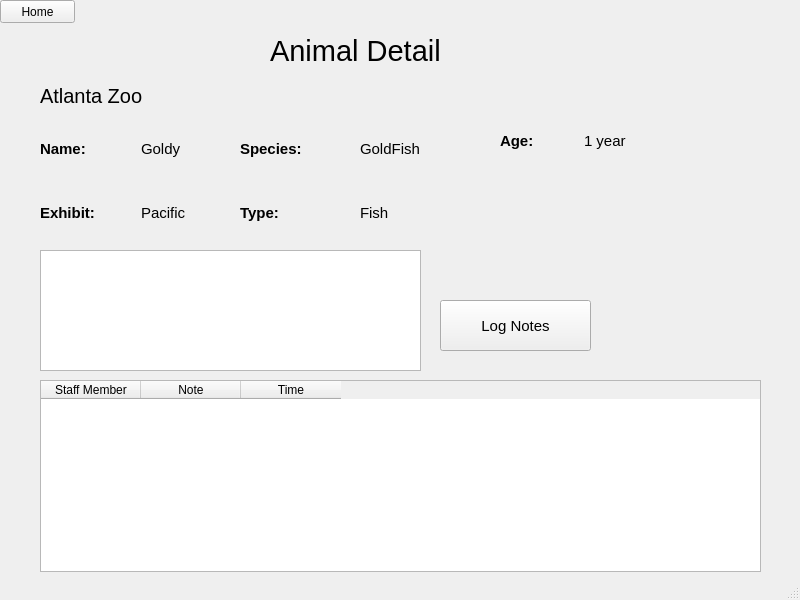
<?xml version="1.0" encoding="UTF-8"?>
<ui version="4.0">
 <class>MainWindow</class>
 <widget class="QMainWindow" name="MainWindow">
  <property name="geometry">
   <rect>
    <x>0</x>
    <y>0</y>
    <width>800</width>
    <height>600</height>
   </rect>
  </property>
  <property name="windowTitle">
   <string>MainWindow</string>
  </property>
  <widget class="QWidget" name="centralwidget">
   <widget class="QPushButton" name="pushButton">
    <property name="geometry">
     <rect>
      <x>0</x>
      <y>0</y>
      <width>75</width>
      <height>23</height>
     </rect>
    </property>
    <property name="text">
     <string>Home</string>
    </property>
   </widget>
   <widget class="QLabel" name="label">
    <property name="geometry">
     <rect>
      <x>270</x>
      <y>30</y>
      <width>311</width>
      <height>41</height>
     </rect>
    </property>
    <property name="font">
     <font>
      <family>MS Sans Serif</family>
      <pointsize>22</pointsize>
     </font>
    </property>
    <property name="text">
     <string>Animal Detail</string>
    </property>
   </widget>
   <widget class="QLabel" name="label_2">
    <property name="geometry">
     <rect>
      <x>40</x>
      <y>80</y>
      <width>271</width>
      <height>31</height>
     </rect>
    </property>
    <property name="font">
     <font>
      <family>MS Sans Serif</family>
      <pointsize>15</pointsize>
     </font>
    </property>
    <property name="text">
     <string>Atlanta Zoo</string>
    </property>
   </widget>
   <widget class="QPlainTextEdit" name="plainTextEdit">
    <property name="geometry">
     <rect>
      <x>40</x>
      <y>250</y>
      <width>381</width>
      <height>121</height>
     </rect>
    </property>
    <property name="font">
     <font>
      <family>MS Sans Serif</family>
      <pointsize>12</pointsize>
     </font>
    </property>
   </widget>
   <widget class="QPushButton" name="pushButton_2">
    <property name="geometry">
     <rect>
      <x>440</x>
      <y>300</y>
      <width>151</width>
      <height>51</height>
     </rect>
    </property>
    <property name="font">
     <font>
      <family>MS Sans Serif</family>
      <pointsize>11</pointsize>
     </font>
    </property>
    <property name="text">
     <string>Log Notes</string>
    </property>
   </widget>
   <widget class="QTableWidget" name="tableWidget">
    <property name="geometry">
     <rect>
      <x>40</x>
      <y>380</y>
      <width>721</width>
      <height>192</height>
     </rect>
    </property>
    <column>
     <property name="text">
      <string>Staff Member</string>
     </property>
    </column>
    <column>
     <property name="text">
      <string>Note</string>
     </property>
    </column>
    <column>
     <property name="text">
      <string>Time</string>
     </property>
    </column>
   </widget>
   <widget class="QWidget" name="layoutWidget">
    <property name="geometry">
     <rect>
      <x>240</x>
      <y>120</y>
      <width>121</width>
      <height>121</height>
     </rect>
    </property>
    <layout class="QVBoxLayout" name="verticalLayout_3">
     <item>
      <widget class="QLabel" name="label_13">
       <property name="font">
        <font>
         <family>MS Sans Serif</family>
         <pointsize>11</pointsize>
         <weight>75</weight>
         <bold>true</bold>
        </font>
       </property>
       <property name="text">
        <string>Species:</string>
       </property>
      </widget>
     </item>
     <item>
      <widget class="QLabel" name="label_14">
       <property name="font">
        <font>
         <family>MS Sans Serif</family>
         <pointsize>11</pointsize>
         <weight>75</weight>
         <bold>true</bold>
        </font>
       </property>
       <property name="text">
        <string>Type:</string>
       </property>
      </widget>
     </item>
    </layout>
   </widget>
   <widget class="QWidget" name="layoutWidget_2">
    <property name="geometry">
     <rect>
      <x>360</x>
      <y>120</y>
      <width>141</width>
      <height>121</height>
     </rect>
    </property>
    <layout class="QVBoxLayout" name="verticalLayout_4">
     <item>
      <widget class="QLabel" name="label_15">
       <property name="font">
        <font>
         <family>MS Sans Serif</family>
         <pointsize>11</pointsize>
        </font>
       </property>
       <property name="text">
        <string>GoldFish</string>
       </property>
      </widget>
     </item>
     <item>
      <widget class="QLabel" name="label_16">
       <property name="font">
        <font>
         <family>MS Sans Serif</family>
         <pointsize>11</pointsize>
        </font>
       </property>
       <property name="text">
        <string>Fish</string>
       </property>
      </widget>
     </item>
    </layout>
   </widget>
   <widget class="QWidget" name="">
    <property name="geometry">
     <rect>
      <x>40</x>
      <y>120</y>
      <width>101</width>
      <height>121</height>
     </rect>
    </property>
    <layout class="QVBoxLayout" name="verticalLayout">
     <item>
      <widget class="QLabel" name="label_3">
       <property name="font">
        <font>
         <family>MS Sans Serif</family>
         <pointsize>11</pointsize>
         <weight>75</weight>
         <bold>true</bold>
        </font>
       </property>
       <property name="text">
        <string>Name:</string>
       </property>
      </widget>
     </item>
     <item>
      <widget class="QLabel" name="label_6">
       <property name="font">
        <font>
         <family>MS Sans Serif</family>
         <pointsize>11</pointsize>
         <weight>75</weight>
         <bold>true</bold>
        </font>
       </property>
       <property name="text">
        <string>Exhibit:</string>
       </property>
      </widget>
     </item>
    </layout>
   </widget>
   <widget class="QWidget" name="">
    <property name="geometry">
     <rect>
      <x>141</x>
      <y>120</y>
      <width>101</width>
      <height>121</height>
     </rect>
    </property>
    <layout class="QVBoxLayout" name="verticalLayout_2">
     <item>
      <widget class="QLabel" name="label_8">
       <property name="font">
        <font>
         <family>MS Sans Serif</family>
         <pointsize>11</pointsize>
        </font>
       </property>
       <property name="text">
        <string>Goldy</string>
       </property>
      </widget>
     </item>
     <item>
      <widget class="QLabel" name="label_9">
       <property name="font">
        <font>
         <family>MS Sans Serif</family>
         <pointsize>11</pointsize>
        </font>
       </property>
       <property name="text">
        <string>Pacific</string>
       </property>
      </widget>
     </item>
    </layout>
   </widget>
   <widget class="QWidget" name="">
    <property name="geometry">
     <rect>
      <x>500</x>
      <y>120</y>
      <width>161</width>
      <height>41</height>
     </rect>
    </property>
    <layout class="QHBoxLayout" name="horizontalLayout">
     <item>
      <widget class="QLabel" name="label_5">
       <property name="font">
        <font>
         <family>MS Sans Serif</family>
         <pointsize>11</pointsize>
         <weight>75</weight>
         <bold>true</bold>
        </font>
       </property>
       <property name="text">
        <string>Age:</string>
       </property>
      </widget>
     </item>
     <item>
      <widget class="QLabel" name="label_12">
       <property name="font">
        <font>
         <family>MS Sans Serif</family>
         <pointsize>11</pointsize>
        </font>
       </property>
       <property name="text">
        <string>1 year</string>
       </property>
      </widget>
     </item>
    </layout>
   </widget>
  </widget>
  <widget class="QStatusBar" name="statusbar"/>
 </widget>
 <resources/>
 <connections/>
</ui>
